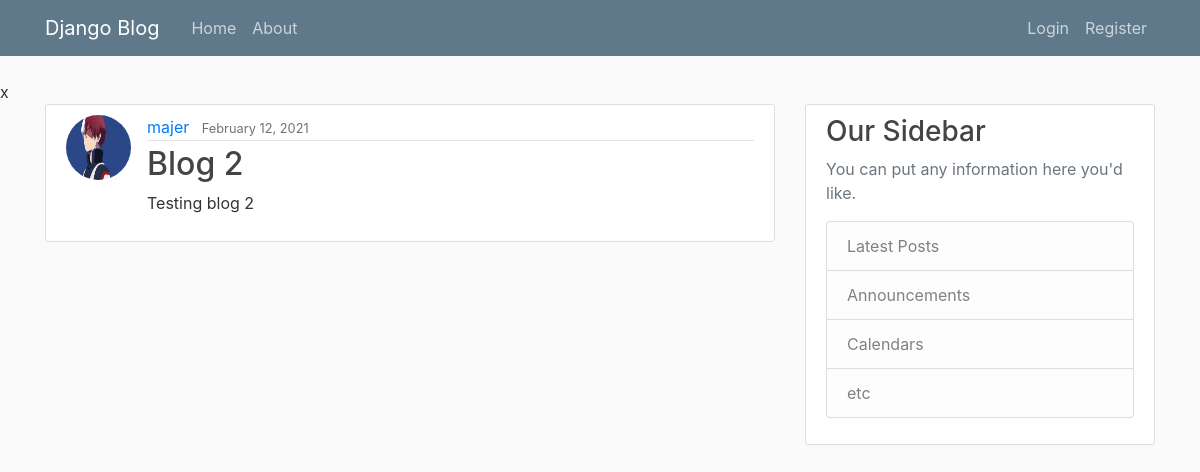
Page /post/2/ on the earlier database version.
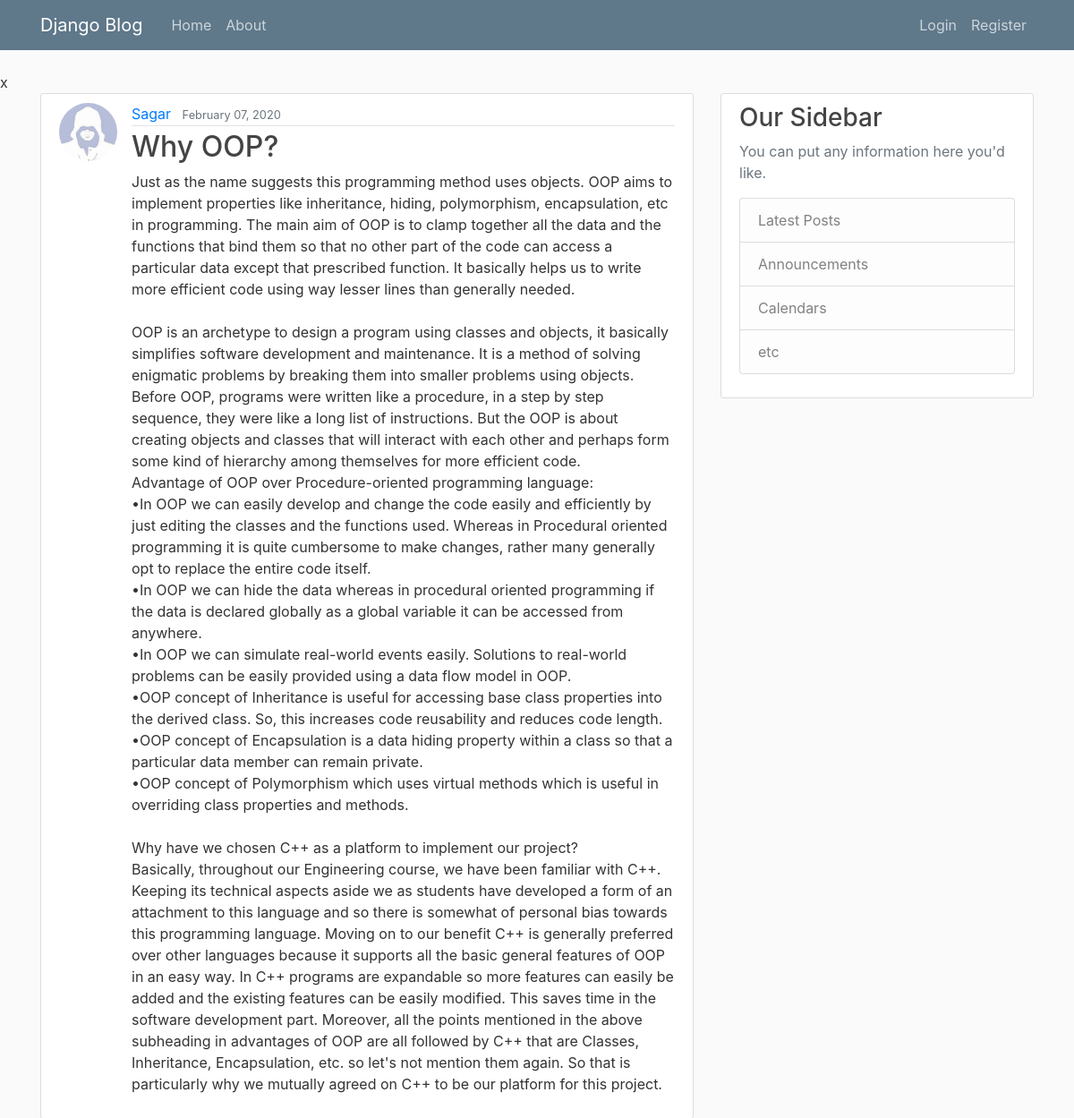
Same page on the later database version.
### blog/models.py (models this page shows, shortened)
class Post(models.Model):
    title = models.CharField(max_length=100)
    content = models.TextField()
    date = models.DateTimeField(default=timezone.now)
    author = models.ForeignKey(User,on_delete= models.CASCADE)

### users/models.py (models this page shows, shortened)
class Profile(models.Model):
    user = models.OneToOneField(User, on_delete=models.CASCADE) #cascade means if user is deleted, profile is deleted too
    image = models.ImageField(default='default.jpg',upload_to='profile_pics')

### blog/views.py (the view)
# urls.py: path('post/<int:pk>/', PostDetailView.as_view(), name='post-detail'),
class PostDetailView(DetailView):
    model = Post

### blog/templates/blog/post_detail.html (shortened to what this page needs)
{%extends "blog/base.html" %}
{%block content%}
    <article class="media content-section back">
        <img class= "rounded-circle article-img" src="{{object.author.profile.image.url}}">
      <div class="media-body">
        <div class="article-metadata">
          <a class="mr-2" href="{%url 'user-posts' object.author.username%}">{{ object.author }}</a>
          <small class="text-muted">{{ object.date|date:"F d, Y" }}</small>
        </div>
        <h2 "article-title" href="#">{{ object.title }}</h2>
        <p class="article-content">{{ object.content }}</p>
      </div>
    </article>
{%endblock content%}

Differences in the rows shown:
changed Post: author.profile.image: picture removed, a placeholder shows; author "majer" → "Sagar"; date "February 12, 2021" → "February 07, 2020"; title "Blog 2" → "Why OOP?"; content "Testing blog 2" → "Just as the name suggests this programming method uses objects. OOP aims to implement properties like inheritance, hiding, polymorphism, encapsulation, etc in programming. The main aim of OOP is to clamp together all the data and the functions that bind them so that no other part of the code can access a particular data except that prescribed function. It basically helps us to write more efficient code using way lesser lines than generally needed. OOP is an archetype to design a program using classes and objects, it basically simplifies software development and maintenance. It is a method of solving enigmatic problems by breaking them into smaller problems using objects. Before OOP,…"
